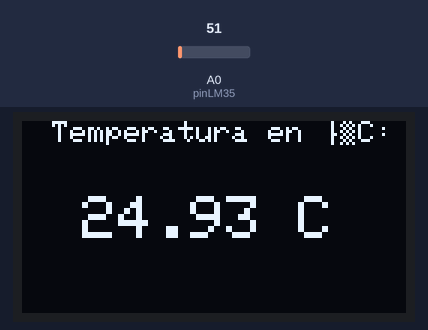
Simulated run of this sketch. Board: Arduino Uno, built with avr-gcc and run on an emulated ATmega328P. Shown: 128×64 one-colour display. The inputs (shaded band) are chosen by the test bench; at power-on: A0 (pinLM35) = 51. What the sketch prints to the serial monitor is not drawn.

Above: at 1.6 s.
1.7 s: A0 (pinLM35) set to 61
At 2.6 s:
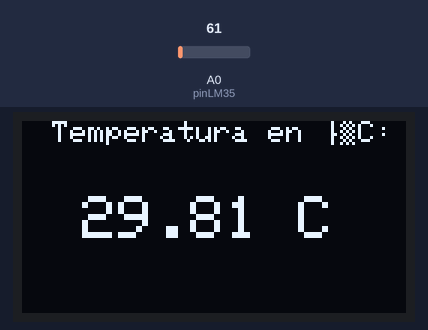
3.5 s: A0 (pinLM35) set to 71
At 5.2 s:
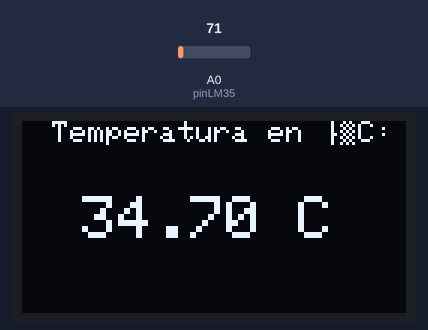
5.5 s: A0 (pinLM35) set to 86
At 6.9 s:
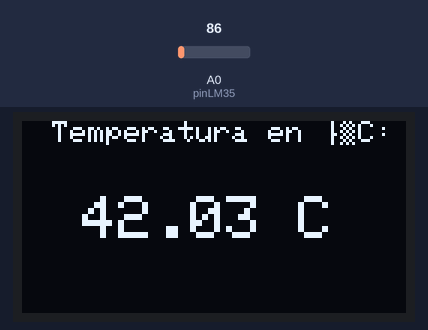
Timing chart, 0 to 8.5 s (numbered marks = the images above; inputs shaded):
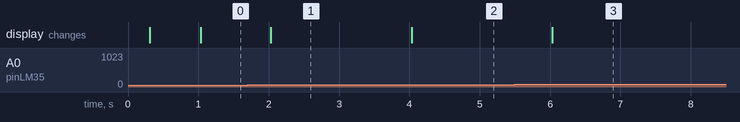

The sketch:

labo3pa.ino
```cpp
//Importar las librerias a utilizar
#include <SPI.h>
#include <Wire.h>
#include <Adafruit_GFX.h>
#include <Adafruit_SH110X.h>

/* Uncomment the initialize the I2C address , uncomment only one, If you get a totally blank screen try the other*/
#define i2c_Address 0x3C // Dirección I2C común de pantallas OLED SH1106
#define SCREEN_WIDTH 128
#define SCREEN_HEIGHT 64
#define OLED_RESET -1
Adafruit_SH1106G display = Adafruit_SH1106G(SCREEN_WIDTH, SCREEN_HEIGHT, &Wire, OLED_RESET); //Inicializa la configuración de la pantalla

const int pinLM35 = A0;                // pin analógico donde está conectado LM35 Vout
const float Vref = 5.0;               // ajustar si tu referencia ADC es distinta
const unsigned long intervalo = 1000; // intervalo de actualización en ms
unsigned long ultimaMillis = 0;

void setup() {
  Serial.begin(9600); // velocidad del Monitor Serial
  while (!Serial) { /* espera en algunas placas */}

  delay(250); /// wait for the OLED to power up
  display.begin(i2c_Address, true);   // Address 0x3C default
  display.setContrast(255);          // dim display

  // Clear the buffer.
  display.clearDisplay();
  display.display();  // Save to update screen changes

  Serial.println("Plantilla OLED con lectura LM35");
}

void loop() {
  unsigned long ahora = millis();

  if (ahora - ultimaMillis >= intervalo) {
    ultimaMillis = ahora;

    int lectura = analogRead(pinLM35);               // 0..1023
    float voltaje = lectura * (Vref / 1023.0);       // voltaje en V
    float tempC = voltaje * 100.0;                   // LM35: 10 mV/°C -> factor 100

    display.clearDisplay();                    //Se borra la pantalla antes de finalizar el loop para que no se monten los datos

    display.setTextSize(1);                    // Set text color define el color del texto de la pantalla
    display.setTextColor(SH110X_WHITE);        // Set cursor coloca el cursor en donde se va a comenzar escribir (px ancho, px alto)
    display.setCursor(10, 0);                  //Println permite escribir en la posicion en la que se encuentra el cursor
    display.println("Temperatura en °C:  ");

    display.setTextSize(2);
    display.setTextColor(SH110X_WHITE);
    display.setCursor(20, 25);
    display.print(tempC, 2);                   // 2 decimales
    display.println(" C");

    display.display();                        //Para guardar los cambios hechos en la pantalla
  }

  // Aquí se pueden agregar otras tareas no bloqueantes si es necesario
}
```

Measured:
- after the input at 1.7 s, the display: changes after 0.33 s (image 1)
- after the input at 3.5 s, the display: changes after 0.53 s (image 2)
- after the input at 5.5 s, the display: changes after 0.53 s (image 3)
